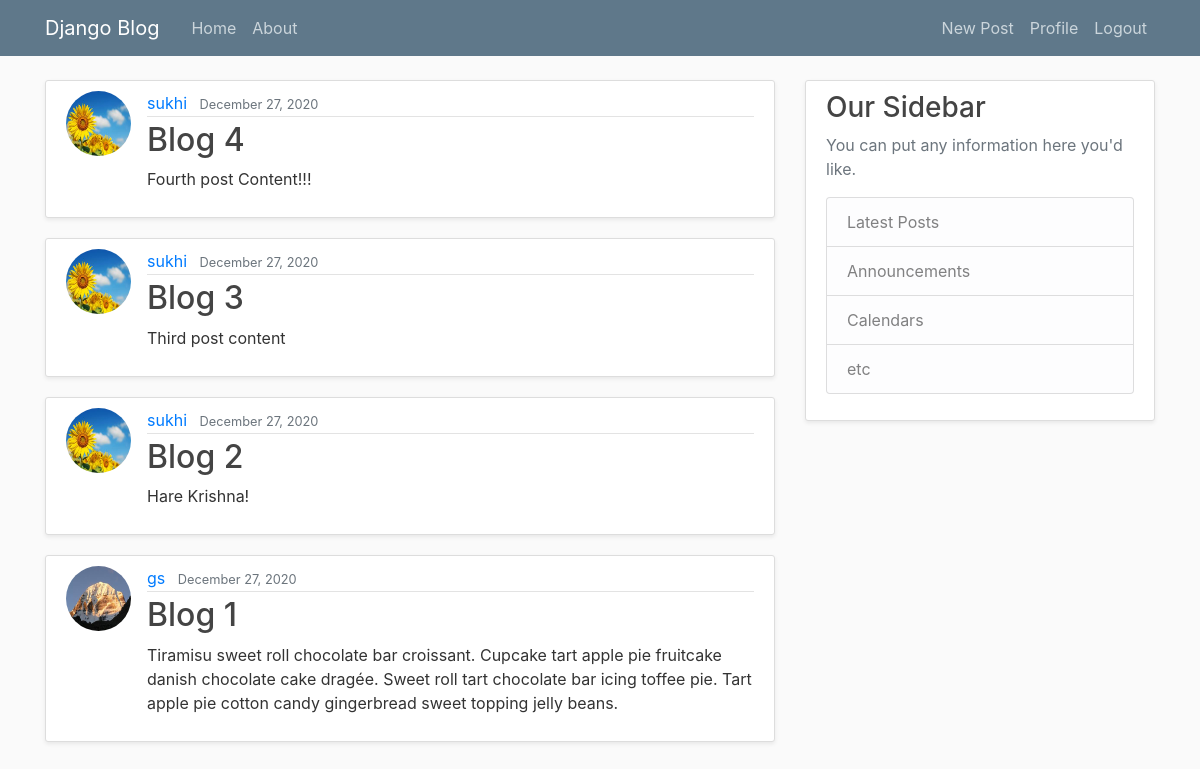
Screenshot of / (signed in) with the database file from the repository.
### blog/models.py (models this page shows, shortened)
class Post(models.Model):
    title = models.CharField(max_length=100)
    content = models.TextField()
    date_posted = models.DateTimeField(default=timezone.now)
    author = models.ForeignKey(to=User, on_delete=models.CASCADE)  # Delete a user to delete all the posts

### users/models.py (models this page shows, shortened)
class Profile(models.Model):
    user = models.OneToOneField(to=User, on_delete=models.CASCADE)
    image = models.ImageField(default='default.jpg', upload_to='profile_pics')

### blog/views.py (the view)
# urls.py: path('', PostListView.as_view(), name='blog-home'),
class PostListView(ListView):
    model = Post
    template_name = 'blog/home.html'  # <app-name> / <model-name>_<view-name>.html
    context_object_name = 'posts'
    ordering = ['-date_posted']
    paginate_by = 5

### blog/templates/blog/home.html
{% extends "blog/base.html"%}
{% block content %}
{% for post in posts %}
<article class="media content-section shadow-sm">
    <img class="rounded-circle article-img" src="{{ post.author.profile.image.url }}">
    <div class="media-body">
        <div class="article-metadata">
            <a class="mr-2" href="#">{{ post.author }}</a>
            <small class="text-muted">{{ post.date_posted|date:"F d, Y" }}</small>
        </div>
        <h2><a class="article-title" href="{% url 'post-detail' post.id %}">{{ post.title }}</a></h2>
        <p class="article-content">{{ post.content }}</p>
    </div>
</article>
{% endfor %}
{% endblock content %}

### blog/static/blog/main.css (style rules this page uses)
body { background: #fafafa; color: #333333; margin-top: 5rem; }
h1, h2, h3, h4, h5, h6 { color: #444444; }
.content-section { background: #ffffff; padding: 10px 20px; border: 1px solid #dddddd; border-radius: 3px; margin-bottom: 20px; }
.article-title { color: #444444; }
.article-content { white-space: pre-line; }
.article-img { height: 65px; width: 65px; margin-right: 16px; }
.article-metadata { padding-bottom: 1px; margin-bottom: 4px; border-bottom: 1px solid #e3e3e3 }

### rows the page displays
Post: author.profile.image (picture), author "sukhi", date_posted "December 27, 2020", title "Blog 4", content "Fourth post Content!!!"
Post: author.profile.image (picture), author "sukhi", date_posted "December 27, 2020", title "Blog 3", content "Third post content"
Post: author.profile.image (picture), author "sukhi", date_posted "December 27, 2020", title "Blog 2", content "Hare Krishna!"
Post: author.profile.image (picture), author "gs", date_posted "December 27, 2020", title "Blog 1", content "Tiramisu sweet roll chocolate bar croissant. Cupcake tart apple pie fruitcake danish chocolate cake dragée. Sweet roll tart chocolate bar icing toffee pie. Tart apple pie cotton candy gingerbread sweet topping jelly beans."
